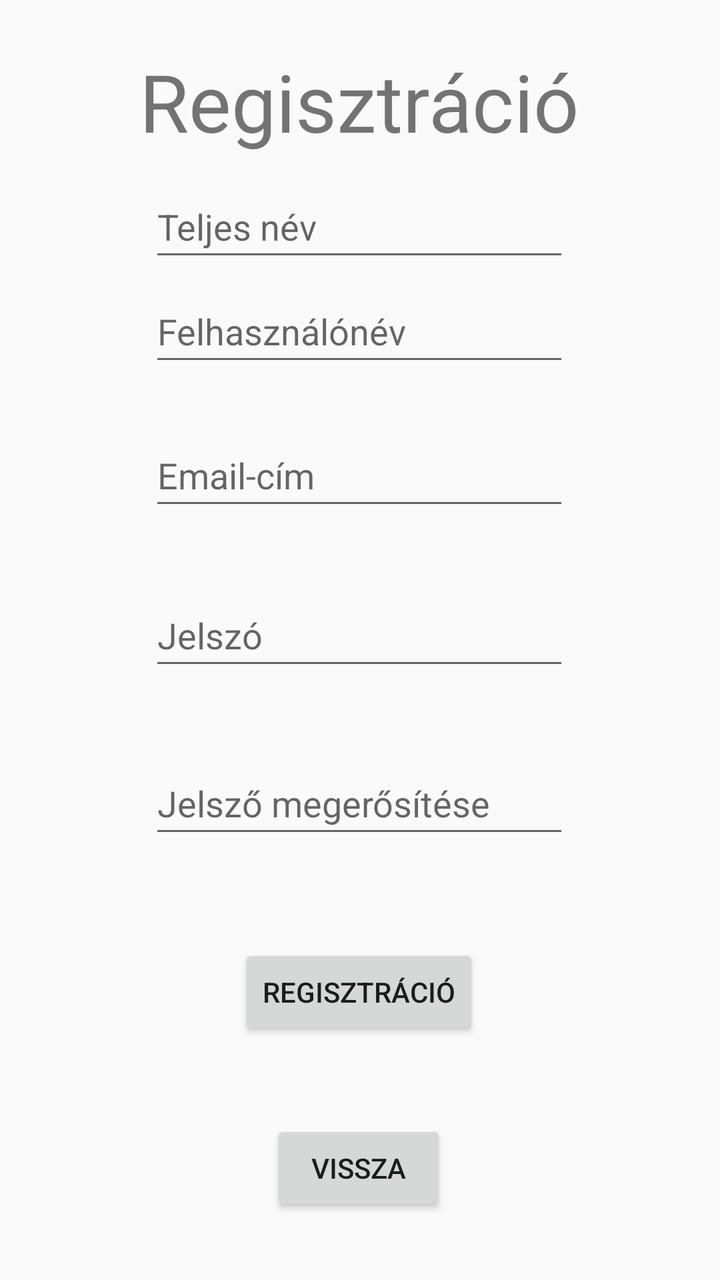
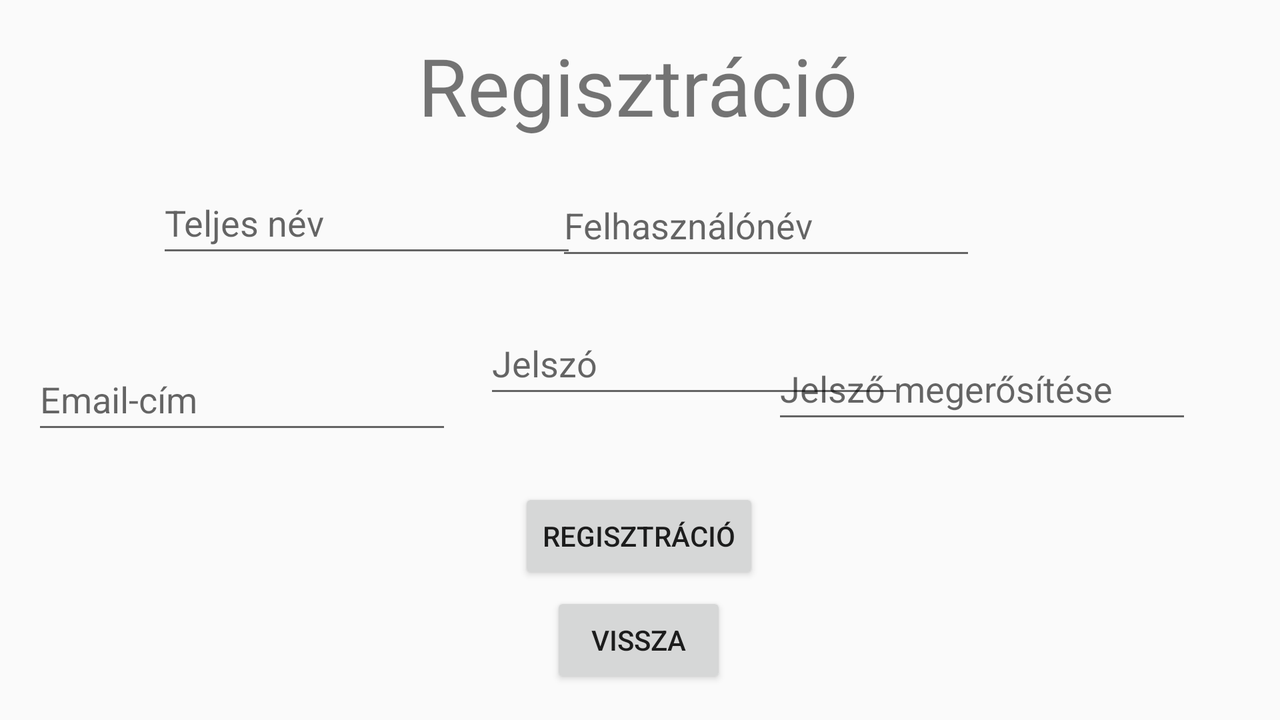

First picture: res/layout/ on a phone held upright. Second picture: the repository's own variant of that layout, on a device whose configuration matches the variant's folder. Source for both follows.
<!-- AndroidManifest.xml: application theme Theme.AppCompat.Light -->
<!-- res/layout/activity_register.xml -->
<?xml version="1.0" encoding="utf-8"?>
<androidx.constraintlayout.widget.ConstraintLayout xmlns:android="http://schemas.android.com/apk/res/android"
    android:layout_width="match_parent"
    android:layout_height="match_parent"
    xmlns:tools="http://schemas.android.com/tools"
    tools:context=".RegisterActivity"
    xmlns:app="http://schemas.android.com/apk/res-auto">


    <TextView
        android:id="@+id/registrationText"
        android:layout_width="wrap_content"
        android:layout_height="wrap_content"
        android:layout_marginTop="24dp"
        android:text="@string/regisztracio"
        android:textSize="40sp"
        app:layout_constraintEnd_toEndOf="parent"
        app:layout_constraintHorizontal_bias="0.497"
        app:layout_constraintStart_toStartOf="parent"
        app:layout_constraintTop_toTopOf="parent" />

    <Button
        android:id="@+id/registrationButton"
        android:layout_width="wrap_content"
        android:layout_height="wrap_content"
        android:layout_marginBottom="40dp"
        android:text="@string/regisztracio"
        app:layout_constraintBottom_toTopOf="@+id/cancel_button"
        app:layout_constraintEnd_toEndOf="parent"
        app:layout_constraintHorizontal_bias="0.498"
        app:layout_constraintStart_toStartOf="parent"
        tools:ignore="DuplicateSpeakableTextCheck" />


    <Button
        android:id="@+id/cancel_button"
        android:layout_width="wrap_content"
        android:layout_height="wrap_content"
        android:layout_marginBottom="32dp"
        android:text="@string/vissza"
        app:layout_constraintBottom_toBottomOf="parent"
        app:layout_constraintEnd_toEndOf="parent"
        app:layout_constraintHorizontal_bias="0.498"
        app:layout_constraintStart_toStartOf="parent"
        tools:ignore="DuplicateSpeakableTextCheck" />

    <EditText
        android:id="@+id/editTextTextEmailAddress"
        android:layout_width="wrap_content"
        android:layout_height="wrap_content"
        android:layout_marginBottom="32dp"
        android:autofillHints="Email-cím"
        android:ems="10"
        android:hint="@string/email"
        android:inputType="textEmailAddress"
        android:minHeight="48dp"
        app:layout_constraintBottom_toTopOf="@+id/editTextTextPassword"
        app:layout_constraintEnd_toEndOf="parent"
        app:layout_constraintHorizontal_bias="0.497"
        app:layout_constraintStart_toStartOf="parent" />

    <EditText
        android:id="@+id/editTextTextPassword"
        android:layout_width="wrap_content"
        android:layout_height="wrap_content"
        android:layout_marginBottom="36dp"
        android:autofillHints="Jelsző"
        android:ems="10"
        android:hint="@string/jelszo"
        android:inputType="textPassword"
        android:minHeight="48dp"
        app:layout_constraintBottom_toTopOf="@+id/editTextPasswordAgain"
        app:layout_constraintEnd_toEndOf="parent"
        app:layout_constraintHorizontal_bias="0.497"
        app:layout_constraintStart_toStartOf="parent" />

    <EditText
        android:id="@+id/editTextPasswordAgain"
        android:layout_width="wrap_content"
        android:layout_height="wrap_content"
        android:layout_marginBottom="48dp"
        android:autofillHints="Jelsző megerősítése"
        android:ems="10"
        android:hint="@string/applypass"
        android:inputType="textPassword"
        android:minHeight="48dp"
        app:layout_constraintBottom_toTopOf="@+id/registrationButton"
        app:layout_constraintEnd_toEndOf="parent"
        app:layout_constraintHorizontal_bias="0.497"
        app:layout_constraintStart_toStartOf="parent" />

    <EditText
        android:id="@+id/editTextTextPersonName"
        android:layout_width="wrap_content"
        android:layout_height="wrap_content"
        android:autofillHints="Teljes név"
        android:ems="10"
        android:hint="@string/name"
        android:inputType="textPersonName"
        android:minHeight="48dp"
        app:layout_constraintBottom_toTopOf="@+id/editTextTextPersonNickname"
        app:layout_constraintEnd_toEndOf="parent"
        app:layout_constraintHorizontal_bias="0.497"
        app:layout_constraintStart_toStartOf="parent"
        app:layout_constraintTop_toBottomOf="@+id/registrationText"
        app:layout_constraintVertical_bias="0.707" />

    <EditText
        android:id="@+id/editTextTextPersonNickname"
        android:layout_width="wrap_content"
        android:layout_height="wrap_content"
        android:layout_marginBottom="24dp"
        android:autofillHints="Felhasználónév"
        android:ems="10"
        android:hint="@string/username"
        android:inputType="textPersonName"
        android:minHeight="48dp"
        app:layout_constraintBottom_toTopOf="@+id/editTextTextEmailAddress"
        app:layout_constraintEnd_toEndOf="parent"
        app:layout_constraintHorizontal_bias="0.497"
        app:layout_constraintStart_toStartOf="parent" />


</androidx.constraintlayout.widget.ConstraintLayout>
<!-- resources referenced by this layout -->
<resources>
  <string name="applypass">Jelsző megerősítése</string>
  <string name="email">Email-cím</string>
  <string name="jelszo">Jelszó</string>
  <string name="name">Teljes név</string>
  <string name="regisztracio">Regisztráció</string>
  <string name="username">Felhasználónév</string>
  <string name="vissza">Vissza</string>
</resources>
<!-- res/layout-land/activity_register.xml (the author's variant of the layout above) -->
<!-- drawn on the phone turned sideways -->
<?xml version="1.0" encoding="utf-8"?>
<androidx.constraintlayout.widget.ConstraintLayout xmlns:android="http://schemas.android.com/apk/res/android"
    android:layout_width="match_parent"
    android:layout_height="match_parent"
    xmlns:tools="http://schemas.android.com/tools"
    tools:context=".RegisterActivity"
    xmlns:app="http://schemas.android.com/apk/res-auto">


    <TextView
        android:id="@+id/registrationText"
        android:layout_width="wrap_content"
        android:layout_height="wrap_content"
        android:layout_marginTop="16dp"
        android:text="@string/regisztracio"
        android:textSize="40sp"
        app:layout_constraintEnd_toEndOf="parent"
        app:layout_constraintHorizontal_bias="0.497"
        app:layout_constraintStart_toStartOf="parent"
        app:layout_constraintTop_toTopOf="parent" />

    <Button
        android:id="@+id/registrationButton"
        android:layout_width="wrap_content"
        android:layout_height="wrap_content"
        android:layout_marginBottom="4dp"
        android:text="@string/regisztracio"
        app:layout_constraintBottom_toTopOf="@+id/cancel_button"
        app:layout_constraintEnd_toEndOf="parent"
        app:layout_constraintHorizontal_bias="0.499"
        app:layout_constraintStart_toStartOf="parent"
        tools:ignore="DuplicateSpeakableTextCheck" />

    <Button
        android:id="@+id/cancel_button"
        android:layout_width="wrap_content"
        android:layout_height="wrap_content"
        android:layout_marginBottom="16dp"
        android:text="@string/vissza"
        app:layout_constraintBottom_toBottomOf="parent"
        app:layout_constraintEnd_toEndOf="parent"
        app:layout_constraintHorizontal_bias="0.499"
        app:layout_constraintStart_toStartOf="parent"
        tools:ignore="DuplicateSpeakableTextCheck" />

    <EditText
        android:id="@+id/editTextTextEmailAddress"
        android:layout_width="wrap_content"
        android:layout_height="wrap_content"
        android:layout_marginStart="16dp"
        android:autofillHints="Email-cím"
        android:ems="10"
        android:hint="@string/email"
        android:inputType="textEmailAddress"
        android:minHeight="48dp"
        app:layout_constraintBottom_toTopOf="@+id/registrationButton"
        app:layout_constraintStart_toStartOf="parent"
        app:layout_constraintTop_toBottomOf="@+id/editTextTextPersonNickname"
        app:layout_constraintVertical_bias="0.642" />

    <EditText
        android:id="@+id/editTextTextPassword"
        android:layout_width="wrap_content"
        android:layout_height="wrap_content"
        android:layout_marginStart="16dp"
        android:layout_marginBottom="40dp"
        android:autofillHints="Jelsző"
        android:ems="10"
        android:hint="@string/jelszo"
        android:inputType="textPassword"
        android:minHeight="48dp"
        app:layout_constraintBottom_toTopOf="@+id/registrationButton"
        app:layout_constraintStart_toEndOf="@+id/editTextTextEmailAddress"
        app:layout_constraintTop_toBottomOf="@+id/editTextTextPersonNickname"
        app:layout_constraintVertical_bias="1.0" />

    <EditText
        android:id="@+id/editTextPasswordAgain"
        android:layout_width="wrap_content"
        android:layout_height="wrap_content"
        android:layout_marginEnd="44dp"
        android:layout_marginBottom="16dp"
        android:autofillHints="Jelsző megerősítése"
        android:ems="10"
        android:hint="@string/applypass"
        android:inputType="textPassword"
        android:minHeight="48dp"
        app:layout_constraintBottom_toTopOf="@+id/registrationButton"
        app:layout_constraintEnd_toEndOf="parent"
        app:layout_constraintHorizontal_bias="1.0"
        app:layout_constraintStart_toEndOf="@+id/editTextTextPassword"
        app:layout_constraintTop_toBottomOf="@+id/editTextTextPersonNickname"
        app:layout_constraintVertical_bias="0.75" />

    <EditText
        android:id="@+id/editTextTextPersonName"
        android:layout_width="wrap_content"
        android:layout_height="wrap_content"
        android:layout_marginStart="92dp"
        android:layout_marginTop="16dp"
        android:autofillHints="Teljes név"
        android:ems="10"
        android:hint="@string/name"
        android:inputType="textPersonName"
        android:minHeight="48dp"
        app:layout_constraintBottom_toTopOf="@+id/editTextTextPassword"
        app:layout_constraintEnd_toStartOf="@+id/editTextTextPersonNickname"
        app:layout_constraintHorizontal_bias="0.583"
        app:layout_constraintStart_toStartOf="parent"
        app:layout_constraintTop_toBottomOf="@+id/registrationText"
        app:layout_constraintVertical_bias="0.02" />

    <EditText
        android:id="@+id/editTextTextPersonNickname"
        android:layout_width="wrap_content"
        android:layout_height="wrap_content"
        android:layout_marginTop="16dp"
        android:layout_marginEnd="152dp"
        android:autofillHints="Felhasználónév"
        android:ems="10"
        android:hint="@string/username"
        android:inputType="textPersonName"
        android:minHeight="48dp"
        app:layout_constraintBottom_toBottomOf="parent"
        app:layout_constraintEnd_toEndOf="parent"
        app:layout_constraintTop_toBottomOf="@+id/registrationText"
        app:layout_constraintVertical_bias="0.007" />


</androidx.constraintlayout.widget.ConstraintLayout>
